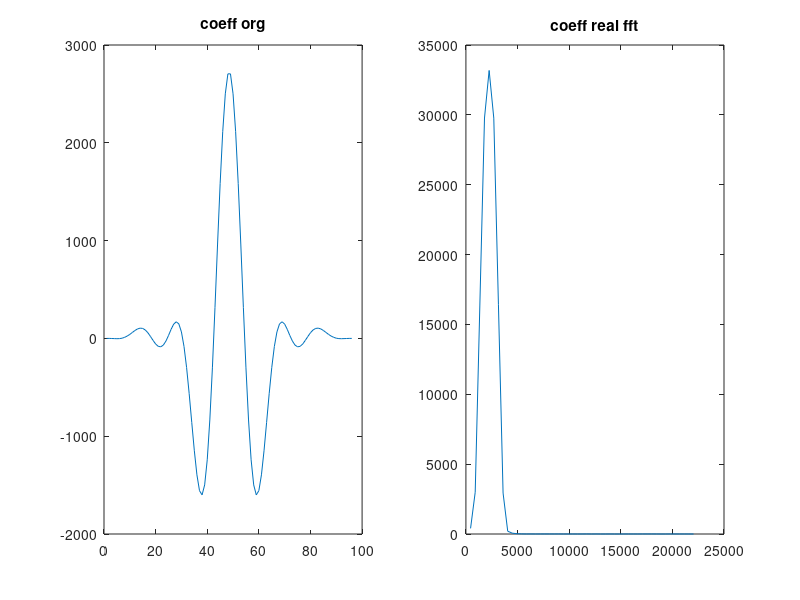

Reproduce this figure in MATLAB.
%impulse response analyse
input=zeros(1,1024);
input(1)=hex2dec('7FFF');
% Int16 coeff_fir_96_1k_3k[COEF_96] = {
% 	0x0000, 0x0000, 0xffff, 0xfffe, 0xfffd, 0xfffe, 0x0002, 0x000b, 
% 	0x0018, 0x0029, 0x003d, 0x0051, 0x0061, 0x0069, 0x0066, 0x0056,
% 	0x003a, 0x0014, 0xffec, 0xffc7, 0xffaf, 0xffaa, 0xffbc, 0xffe5,
% 	0x001e, 0x005d, 0x0092, 0x00aa, 0x0094, 0x0042, 0xffad, 0xfed6, 
% 	0xfdcb, 0xfca5, 0xfb83, 0xfa8d, 0xf9eb, 0xf9c0, 0xfa26, 0xfb27, 
% 	0xfcbe, 0xfed3, 0x013c, 0x03c5, 0x0630, 0x0842, 0x09c5, 0x0a91, 
% 	0x0a91, 0x09c5, 0x0842, 0x0630, 0x03c5, 0x013c, 0xfed3, 0xfcbe, 
% 	0xfb27, 0xfa26, 0xf9c0, 0xf9eb, 0xfa8d, 0xfb83, 0xfca5, 0xfdcb, 
% 	0xfed6, 0xffad, 0x0042, 0x0094, 0x00aa, 0x0092, 0x005d, 0x001e,
% 	0xffe5, 0xffbc, 0xffaa, 0xffaf, 0xffc7, 0xffec, 0x0014, 0x003a,
% 	0x0056, 0x0066, 0x0069, 0x0061, 0x0051, 0x003d, 0x0029, 0x0018,
% 	0x000b, 0x0002, 0xfffe, 0xfffd, 0xfffe, 0xffff, 0x0000, 0x0000
% };
coeff = [
	hex2dec('0000') hex2dec('0000') hex2dec('ffff') hex2dec('fffe') hex2dec('fffd') hex2dec('fffe') hex2dec('0002') hex2dec('000b') 
	hex2dec('0018') hex2dec('0029') hex2dec('003d') hex2dec('0051') hex2dec('0061') hex2dec('0069') hex2dec('0066') hex2dec('0056')
	hex2dec('003a') hex2dec('0014') hex2dec('ffec') hex2dec('ffc7') hex2dec('ffaf') hex2dec('ffaa') hex2dec('ffbc') hex2dec('ffe5')
	hex2dec('001e') hex2dec('005d') hex2dec('0092') hex2dec('00aa') hex2dec('0094') hex2dec('0042') hex2dec('ffad') hex2dec('fed6') 
	hex2dec('fdcb') hex2dec('fca5') hex2dec('fb83') hex2dec('fa8d') hex2dec('f9eb') hex2dec('f9c0') hex2dec('fa26') hex2dec('fb27') 
	hex2dec('fcbe') hex2dec('fed3') hex2dec('013c') hex2dec('03c5') hex2dec('0630') hex2dec('0842') hex2dec('09c5') hex2dec('0a91') 
	hex2dec('0a91') hex2dec('09c5') hex2dec('0842') hex2dec('0630') hex2dec('03c5') hex2dec('013c') hex2dec('fed3') hex2dec('fcbe') 
	hex2dec('fb27') hex2dec('fa26') hex2dec('f9c0') hex2dec('f9eb') hex2dec('fa8d') hex2dec('fb83') hex2dec('fca5') hex2dec('fdcb') 
	hex2dec('fed6') hex2dec('ffad') hex2dec('0042') hex2dec('0094') hex2dec('00aa') hex2dec('0092') hex2dec('005d') hex2dec('001e')
	hex2dec('ffe5') hex2dec('ffbc') hex2dec('ffaa') hex2dec('ffaf') hex2dec('ffc7') hex2dec('ffec') hex2dec('0014') hex2dec('003a')
	hex2dec('0056') hex2dec('0066') hex2dec('0069') hex2dec('0061') hex2dec('0051') hex2dec('003d') hex2dec('0029') hex2dec('0018')
	hex2dec('000b') hex2dec('0002') hex2dec('fffe') hex2dec('fffd') hex2dec('fffe') hex2dec('ffff') hex2dec('0000') hex2dec('0000')
	]
coeff=reshape(coeff',1,numel(coeff))
coeff16=typecast(uint16(coeff),'int16')
coeffd=double(coeff16)

%display filter fr and phase
%freqz(coeffd)
total_axis = 2
axis = 1
fs=44100

subplot(1,total_axis,axis),plot(coeffd),title('coeff org')
axis=axis+1

coeff_fft = abs(fft(coeffd))
%subplot(3,1,2),plot(coeff_fft),title('coeff fft')

freq_div=[1:numel(coeff)/2+1]
freq_div=(fs/2)/(numel(coeff)/2+1).*freq_div
subplot(1,total_axis,axis),plot(freq_div,coeff_fft(1:numel(coeff)/2+1)),title('coeff real fft')
